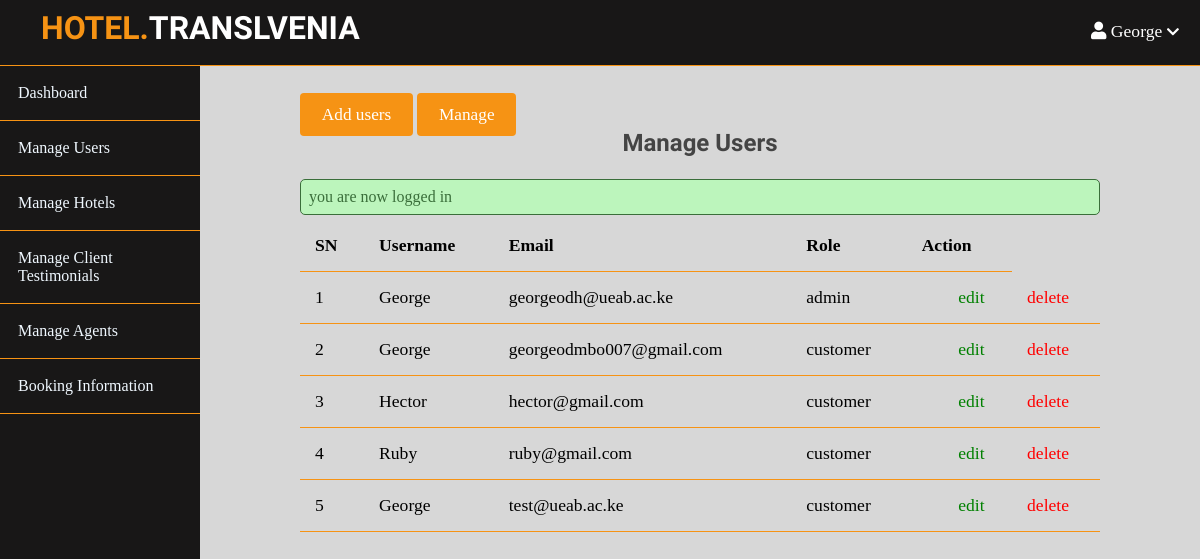
The app's page /Admin/users/index.php (signed in) with its own data.
### tables this page shows
CREATE TABLE `users` (
  `id` int(11) NOT NULL,
  `admin` tinyint(4) NOT NULL,
  `username` varchar(255) NOT NULL,
  `email` varchar(255) NOT NULL,
  `password` varchar(255) NOT NULL,
  `created-at` datetime NOT NULL DEFAULT current_timestamp(),
  `image` varchar(255) NOT NULL
);

### app/controllers/users.php (called while the page is built, shortened)
<?php
   include(ROOT_PATH.'/app/database/db.php');
   $table ='users';
   $users=selectAll($table);
?>

### app/database/db.php (called while the page is built, shortened)
<?php
require("connect.php");
function selectAll($table,$conditions = [])
{
	global $conn;
	$sql = "SELECT * FROM $table ";
	if(empty($conditions))
	{
		$stmt= $conn->prepare($sql);
		$stmt ->execute();
		$records = $stmt->get_result()->fetch_all(MYSQLI_ASSOC);
		return $records;
	}
}
?>

### Admin/users/index.php (the view, shortened to what this page needs)
<?php
include(ROOT_PATH."/app/controllers/users.php");
?>
<!DOCTYPE html>
<html lang="en">
<head>
    <link rel="stylesheet" href="https://use.fontawesome.com/releases/v5.0.7/css/all.css" />
    <link rel="stylesheet" href="../../assets/css/header.css" />
    <link rel="stylesheet" href="../../assets/css/admin.css" />
</head>
<body>
   <?php include(ROOT_PATH."/app/includes/adminHeader.php")  ?>
    <div class="admin-wrapper">
        <?php include(ROOT_PATH."/app/includes/adminSidebar.php")   ?>
        <div class="admin-content">
            <div class="button-group">
                <a href="create.php" class="btn btn-big">Add users</a>
                <a href="index.php" class="btn btn-big">Manage</a>
            </div>
            <div class="content">
                <h2 class="page-title">Manage Users</h2>
                      <?php include(ROOT_PATH."/app/includes/messages.php"); ?>
                <div class="table-responsive">
                    <table>
                        <thead>
                            <tr>
                                <th>SN</th>
                                <th>Username</th>
                                <th>Email</th>
                                <th>Role </th>
                                <th colspan="2">Action</th>
                            </tr>
                        </thead>
                        <tbody>
                        <?php foreach($users as $key =>$user): ?>
                            <tr>
                                <td><?php echo $key+1 ?> </td>
                                <td><?php echo $user['username']?> </td>
                                <td><?php echo $user['email']?> </td>
                                <?php if($user['admin']): ?>
                                    <td><?php echo 'admin' ?><td>
                                    <?php else: ?>
                                    <td><?php echo 'customer' ?><td>
                                 <?php endif; ?>
                                <td><a href="edit.php?id=<?php echo $user['id'] ?>" class="edit">edit</a></td>
                                <td><a href="index.php?delete_id=<?php echo $user['id'] ?>" class="delete">delete</a></td>
                            </tr>
                         <?php endforeach; ?>
                        </tbody>
                    </table>
                </div>
            </div>
        </div>
    </div>
</body>
</html>

### assets/css/header.css (style rules this page uses)
* { box-sizing: border-box; }
html, body { height: 100%; padding: 0px; margin: 0px; background: #f1ebeb; font-family: "lora", serif; }
h1, h2, h3, h4, h5, h6 { font-family: 'candal', serif; color: #444; margin: 5px; }

### assets/css/admin.css (style rules this page uses)
.admin-wrapper { display: flex; height: calc(100% - 66px); }
.admin-wrapper .admin-content { flex: 8; height: 100%; background: #d7d7d7; padding: 40px 100px 100px; overflow-x: scroll; }
.admin-content .page-title { text-align: center; margin-bottom: 1.4rem; }
table { width: 100%; border-collapse: collapse; font-size: 1.1rem; }
.table-responsive { overflow-x:auto; display:block; width:100%; }
th, td { padding: 15px; text-align: left; border-bottom: 1px solid #f69314; }
.edit { color: green; }
.delete { color: red; }
.btn { padding: .5rem 1rem; background: #f69314; color: white; border: 1px solid transparent; border-radius: .25rem; font-size: 1.08em; font-family: "lora", serif; }
.btn-big { padding: .7rem 1.3rem; line-height: .8rem; }
a { text-decoration: none; color: inherit; }

### records on screen
users: username "George", email "georgeodh@ueab.ac.ke", admin "admin"
users: username "George", email "georgeodmbo007@gmail.com", admin "customer"
users: username "Hector", email "hector@gmail.com", admin "customer"
users: username "Ruby", email "ruby@gmail.com", admin "customer"
users: username "George", email "test@ueab.ac.ke", admin "customer"

### other values on screen
$_SESSION['username'] "George"
$_SESSION['message'] "you are now logged in"
